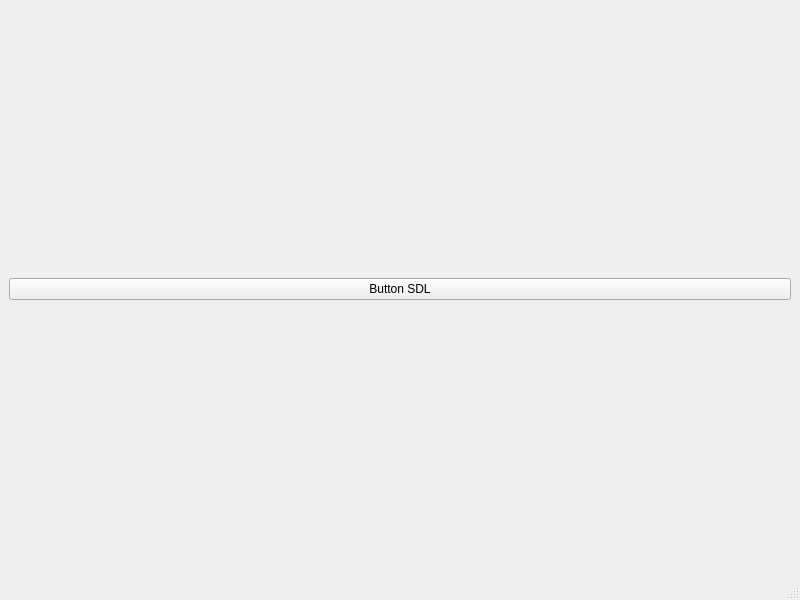
<?xml version="1.0" encoding="UTF-8"?>
<ui version="4.0">
 <class>MainWindow</class>
 <widget class="QMainWindow" name="MainWindow">
  <property name="geometry">
   <rect>
    <x>0</x>
    <y>0</y>
    <width>800</width>
    <height>600</height>
   </rect>
  </property>
  <property name="windowTitle">
   <string>MainWindow</string>
  </property>
  <widget class="QWidget" name="centralwidget">
   <layout class="QVBoxLayout" name="verticalLayout_2">
    <item>
     <layout class="QVBoxLayout" name="verticalLayout">
      <item>
       <widget class="QPushButton" name="pushButtonSdl">
        <property name="text">
         <string>Button SDL</string>
        </property>
       </widget>
      </item>
     </layout>
    </item>
   </layout>
  </widget>
  <widget class="QMenuBar" name="menubar">
   <property name="geometry">
    <rect>
     <x>0</x>
     <y>0</y>
     <width>800</width>
     <height>26</height>
    </rect>
   </property>
  </widget>
  <widget class="QStatusBar" name="statusbar"/>
 </widget>
 <resources/>
 <connections/>
</ui>
